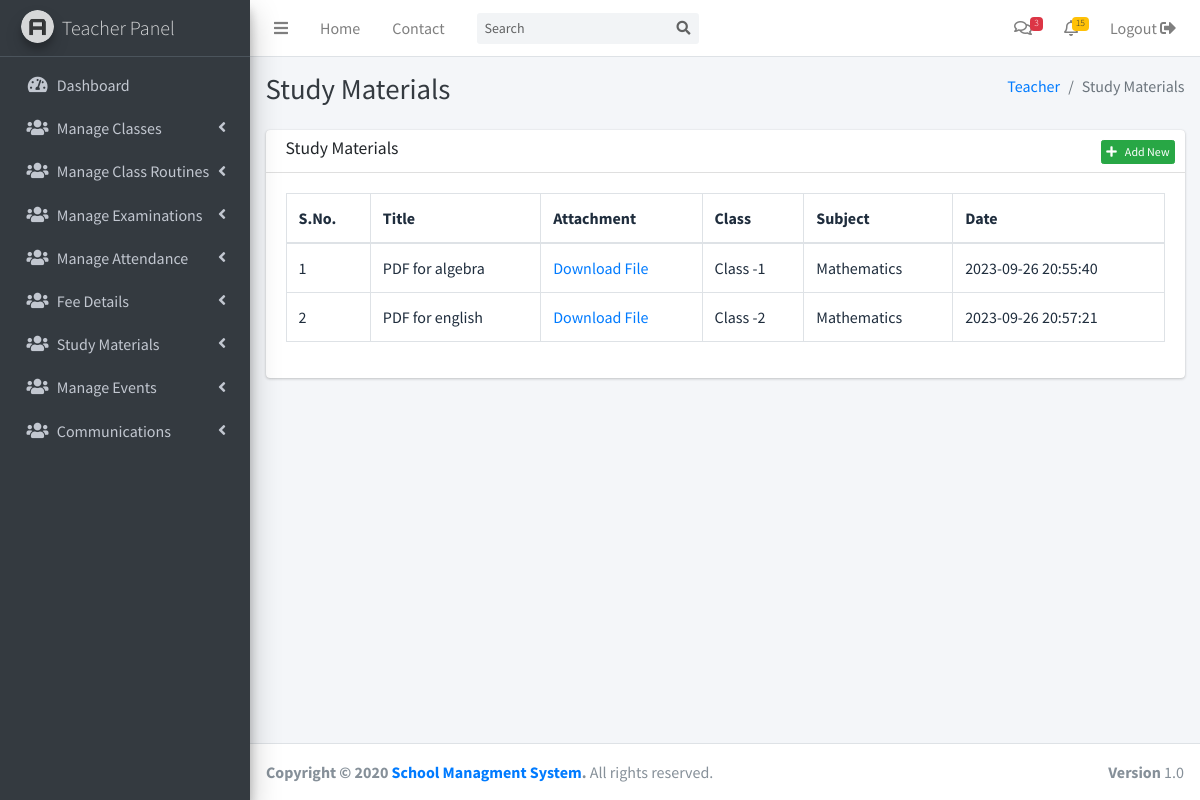
Screenshot of /teacher/study-materials.php (signed in) with the database file from the repository.
### tables this page shows
CREATE TABLE `posts` (
  `id` int(11) NOT NULL,
  `author` int(11) NOT NULL DEFAULT '1',
  `title` text NOT NULL,
  `description` text NOT NULL,
  `type` varchar(100) NOT NULL,
  `publish_date` timestamp NOT NULL DEFAULT CURRENT_TIMESTAMP ON UPDATE CURRENT_TIMESTAMP,
  `modified_date` timestamp NOT NULL DEFAULT '0000-00-00 00:00:00' ON UPDATE CURRENT_TIMESTAMP,
  `status` varchar(50) NOT NULL,
  `parent` int(11) NOT NULL
);

### includes/functions.php (called while the page is built, shortened)
<?php
function get_post(array $args = [])
{
    global $db_conn;
    if(!empty($args))
    {
        $condition = "WHERE 0 ";
        foreach($args as $k => $v)
        {
            $v = (string)$v;
            $condition_ar[] = "$k = '$v'";
        }
        if ($condition_ar > 0) {
            $condition = "WHERE " . implode(" AND ", $condition_ar);
        }
    };
    $sql = "SELECT * FROM posts $condition";
    $query = mysqli_query($db_conn,$sql);
    return mysqli_fetch_object($query);
}
function get_metadata($item_id,$meta_key='',$type ='object')
{
    global $db_conn;
    $query = mysqli_query($db_conn,"SELECT * FROM metadata WHERE item_id = $item_id");
    if(!empty($meta_key))
    {
        $query = mysqli_query($db_conn,"SELECT * FROM metadata WHERE item_id = $item_id AND meta_key = '$meta_key'");
    }
    return data_output($query , $type);
}
function data_output($query , $type ='object')
{
    $output = array();
    if($type == 'object')
    {
        while ($result = mysqli_fetch_object($query)) {
            $output[] = $result;
        }
    }
    else
    {
        while ($result = mysqli_fetch_assoc($query)) {
            $output[] = $result;
        }
    }
    return $output;
}
?>

### teacher/study-materials.php (the view, shortened to what this page needs)
<?php include('../includes/config.php') ?>
<?php include('header.php') ?>
<?php include('sidebar.php') ?>
<div class="content-header">
    <div class="container-fluid">
        <div class="row mb-2">
            <div class="col-sm-6">
                <h1 class="m-0 text-dark">Study Materials</h1>
            </div>
            <div class="col-sm-6">
                <ol class="breadcrumb float-sm-right">
                    <li class="breadcrumb-item"><a href="#">Teacher</a></li>
                    <li class="breadcrumb-item active">Study Materials</li>
                </ol>
            </div>
        </div>
    </div>
</div>
<section class="content">
    <div class="container-fluid">
        <?php if(isset($_GET['action']) && $_GET['action'] == 'add-new') {
             $classes = get_posts([
                'type' => 'class',
                'status' => 'publish'
            ]);
            $subjects = get_posts([
                'type' => 'subject',
                'status' => 'publish'
            ]);
        ?>
        <div class="card">
            <div class="card-header py-2">
                <h3 class="card-title">
                    Add New Study-Material
                </h3>
            </div>
            <div class="card-body">
                <form action="" method="POST" enctype="multipart/form-data">
                    <div class="form-group">
                        <label for="name">Title</label>
                        <input type="text" name="title" placeholder="enter the title" class="form-control">
                    </div>
                    <div class="form-group">
                        <label for="name">Description</label>
                        <textarea name="description" id="description" cols="30" rows="10" class="form-control">Description</textarea>
                    </div>
                    <div class="form-group">
                        <label for="name">Select Class</label>
                        <select required name="class" class="form-control" id="class">
                            <option value="">Select Class</option>
                            <?php
                            foreach ($classes as $key => $class) {
                                echo '<option value="' . $class->id . '">' . $class->title . '</option>';
                            }
                            ?>
                        </select>
                    </div>
                    <div class="form-group">
                        <label for="category">Select Your Subject</label>
                        <select required name="subject" class="form-control" id="subject">
                            <option value="">Select Your Subject</option>
                            <?php
                            foreach ($subjects as $key => $subject) {
                                echo '<option value="' . $subject->id . '">' . $subject->title . '</option>';
                            }
                            ?>
                        </select>
                    </div>
                    <div class="form-group">
                        <input type="file" name="attachment" id="attachment" required>
                    </div>
                    <button name="submit" class="btn btn-success">
                        Submit
                    </button>
                </form>
            </div>
        </div>
        <?php }else{?>
        <div class="card">
          <div class="card-header py-2">
            <h3 class="card-title">
              Study Materials
            </h3>
            <div class="card-tools">
              <a href="?action=add-new" class="btn btn-success btn-xs"><i class="fa fa-plus mr-2"></i>Add New</a>
            </div>
          </div>
          <div class="card-body">
            <div class="table-responsive bg-white">
              <table class="table table-bordered">
                <thead>
                  <tr>
                    <th>S.No.</th>
                    <th>Title</th>
                    <th>Attachment</th>
                    <th>Class</th>
                    <th>Subject</th>
                    <th>Date</th>
                  </tr>
                </thead>
                <tbody>
                      <?php
                      $count = 1;
                      $query = mysqli_query($db_conn, "SELECT * FROM `posts` WHERE `type` = 'study-material' AND author = 1");
                      while ($att = mysqli_fetch_object($query)) {
                          $class_id = get_metadata($att->id, 'class')[0]->meta_value;
                          $class = get_post(['id' => $class_id]);
                          $subject_id = get_metadata($att->id, 'subject')[0]->meta_value;
                          $subject = get_post(['id' => $subject_id]);
                          $file_attachment = get_metadata($att->id, 'file_attachment')[0]->meta_value;
                          ?>
                      <tr>
                          <td><?=$count++?></td>
                          <td><?=$att->title?></td>
                          <td><a href="<?="../dist/uploads/".$file_attachment; ?>">Download File</a></td>
                          <td><?=$class->title?></td>
                          <td><?=$subject->title?></td>
                          <td><?=$att->publish_date?></td>
                      </tr>
                      <?php } ?>
              </table>
            </div>
          </div>
        </div>
        <?php } ?>
    </div>
</section>
<?php include('footer.php') ?>

### rows the page displays
posts: title "PDF for algebra", posts.title "Class -1", posts.title "Mathematics", publish_date "2023-09-26 20:55:40"
posts: title "PDF for english", posts.title "Class -2", posts.title "Mathematics", publish_date "2023-09-26 20:57:21"
